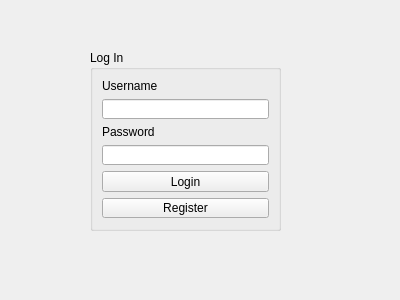
<?xml version="1.0" encoding="UTF-8"?>
<ui version="4.0">
 <class>LoginWindow</class>
 <widget class="QWidget" name="LoginWindow">
  <property name="geometry">
   <rect>
    <x>0</x>
    <y>0</y>
    <width>400</width>
    <height>300</height>
   </rect>
  </property>
  <property name="windowTitle">
   <string>Form</string>
  </property>
  <widget class="QGroupBox" name="groupBox">
   <property name="geometry">
    <rect>
     <x>90</x>
     <y>50</y>
     <width>191</width>
     <height>181</height>
    </rect>
   </property>
   <property name="title">
    <string>Log In</string>
   </property>
   <layout class="QVBoxLayout" name="verticalLayout">
    <item>
     <widget class="QLabel" name="label">
      <property name="text">
       <string>Username</string>
      </property>
     </widget>
    </item>
    <item>
     <widget class="QLineEdit" name="lineEdit_username"/>
    </item>
    <item>
     <widget class="QLabel" name="label_2">
      <property name="text">
       <string>Password</string>
      </property>
     </widget>
    </item>
    <item>
     <widget class="QLineEdit" name="lineEdit_password"/>
    </item>
    <item>
     <widget class="QPushButton" name="pushButton_login">
      <property name="text">
       <string>Login</string>
      </property>
     </widget>
    </item>
    <item>
     <widget class="QPushButton" name="pushButton_register">
      <property name="text">
       <string>Register</string>
      </property>
     </widget>
    </item>
   </layout>
  </widget>
 </widget>
 <resources/>
 <connections/>
</ui>
